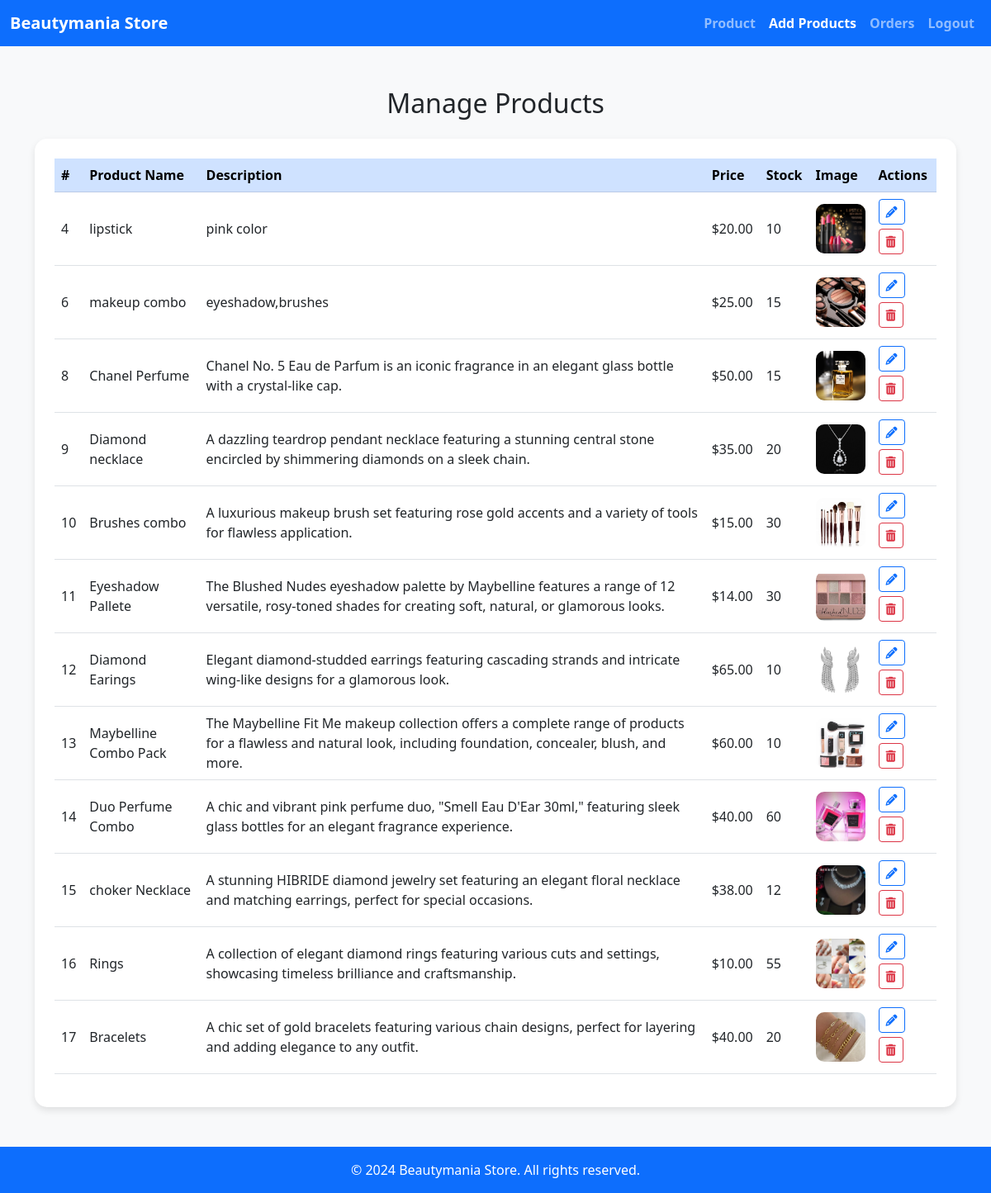
/manage_product.php, run on the app's committed database.
### tables this page shows
CREATE TABLE `products` (
  `id` int(11) NOT NULL,
  `name` varchar(255) NOT NULL,
  `description` text DEFAULT NULL,
  `price` decimal(10,2) NOT NULL,
  `image` varchar(255) DEFAULT NULL,
  `stock` int(11) DEFAULT 0
);

### manage_product.php (the view, shortened to what this page needs)
<?php
include('db_connection_mysqli.php');
$query = "SELECT * FROM products";
$result = mysqli_query($dbc, $query);
?>
<!DOCTYPE html>
<html lang="en">
<head>
    <link href="https://cdn.jsdelivr.net/npm/bootstrap@5.3.0/dist/css/bootstrap.min.css" rel="stylesheet">
    <link rel="stylesheet" href="https://cdnjs.cloudflare.com/ajax/libs/font-awesome/6.7.1/css/all.min.css" />
    <link rel="stylesheet" href="path/to/font-awesome/css/font-awesome.min.css">
</head>
<body>
    <nav class="navbar navbar-expand-lg navbar-dark bg-primary">
        <div class="container-fluid">
            <a class="navbar-brand" href="index.php">Beautymania Store</a>
            <div class="collapse navbar-collapse" id="navbarNav">
            <ul class="navbar-nav ms-auto">
                    <li class="nav-item">
                        <a class="nav-link" href="manage_product.php">Product</a>
                    </li>
                    <li class="nav-item">
                        <a class="nav-link active" href="add_product.php">Add Products</a>
                    </li>
                    <li class="nav-item">
                        <a class="nav-link" href="admin_orders.php">Orders</a>
                    </li>
                    <li class="nav-item">
                        <a class="nav-link" href="logout.php">Logout</a>
                    </li>
                </ul>
            </div>
        </div>
    </nav>
    <div class="container">
        <h2 class="my-4 text-center">Manage Products</h2>
        <div class="card p-4">
            <div class="table-responsive">
                <table class="table table-hover align-middle">
                    <thead class="table-primary">
                        <tr>
                            <th>#</th>
                            <th>Product Name</th>
                            <th>Description</th>
                            <th>Price</th>
                            <th>Stock</th>
                            <th>Image</th>
                            <th>Actions</th>
                        </tr>
                    </thead>
                    <tbody>
                        <?php while ($row = mysqli_fetch_assoc($result)): ?>
                            <tr>
                                <td><?php echo $row['id']; ?></td>
                                <td><?php echo htmlspecialchars($row['name']); ?></td>
                                <td><?php echo htmlspecialchars($row['description']); ?></td>
                                <td><?php echo "$" . number_format($row['price'], 2); ?></td>
                                <td><?php echo $row['stock']; ?></td>
                                <td><img src="images/<?php echo htmlspecialchars($row['image']); ?>" alt="Product Image"></td>
                                <td>
                                    <a href="update_product.php?id=<?php echo $row['id']; ?>" class="btn btn-outline-primary btn-sm"><i class="fa fa-pencil" aria-hidden="true"></i></a>
                                    <a href="delete_product.php?id=<?php echo $row['id']; ?>" class="btn btn-outline-danger btn-sm" onclick="return confirm('Are you sure you want to delete this product?')"><i class="fa fa-trash" aria-hidden="true"></i></a>
                                </td>
                            </tr>
                        <?php endwhile; ?>
                    </tbody>
                </table>
            </div>
        </div>
    </div>
    <footer class="text-center bg-primary text-white mt-5 p-3">
        <div>
            &copy; 2024 Beautymania Store. All rights reserved.
        </div>
    </footer>
</body>
</html>

### manage_product.php (style rules this page uses)
body { background-color: #f8f9fa; }
.container { margin-top: 50px; }
.card { border: none; border-radius: 15px; box-shadow: 0 4px 8px rgba(0, 0, 0, 0.1); }
.table img { width: 60px; height: 60px; object-fit: cover; border-radius: 10px; }
.btn { margin-bottom: 5px; }
.navbar-brand, .nav-link { font-weight: bold; }

### data on the page
products: id "4", name "lipstick", description "pink color", price "20.00", stock "10", image (picture)
products: id "6", name "makeup combo", description "eyeshadow,brushes", price "25.00", stock "15", image (picture)
products: id "8", name "Chanel Perfume", description "Chanel No. 5 Eau de Parfum is an iconic fragrance in an elegant glass bottle with a crystal-like cap.", price "50.00", stock "15", image (picture)
products: id "9", name "Diamond necklace", description "A dazzling teardrop pendant necklace featuring a stunning central stone encircled by shimmering diamonds on a sleek chain.", price "35.00", stock "20", image (picture)
products: id "10", name "Brushes combo", description "A luxurious makeup brush set featuring rose gold accents and a variety of tools for flawless application.", price "15.00", stock "30", image (picture)
products: id "11", name "Eyeshadow Pallete", description "The Blushed Nudes eyeshadow palette by Maybelline features a range of 12 versatile, rosy-toned shades for creating soft, natural, or glamorous looks.", price "14.00", stock "30", image (picture)
products: id "12", name "Diamond Earings", description "Elegant diamond-studded earrings featuring cascading strands and intricate wing-like designs for a glamorous look.", price "65.00", stock "10", image (picture)
products: id "13", name "Maybelline Combo Pack", description "The Maybelline Fit Me makeup collection offers a complete range of products for a flawless and natural look, including foundation, concealer, blush, and more.", price "60.00", stock "10", image (picture)
products: id "14", name "Duo Perfume Combo", description "A chic and vibrant pink perfume duo, \"Smell Eau D'Ear 30ml,\" featuring sleek glass bottles for an elegant fragrance experience.", price "40.00", stock "60", image (picture)
products: id "15", name "choker Necklace", description "A stunning HIBRIDE diamond jewelry set featuring an elegant floral necklace and matching earrings, perfect for special occasions.", price "38.00", stock "12", image (picture)
products: id "16", name "Rings", description "A collection of elegant diamond rings featuring various cuts and settings, showcasing timeless brilliance and craftsmanship.", price "10.00", stock "55", image (picture)
products: id "17", name "Bracelets", description "A chic set of gold bracelets featuring various chain designs, perfect for layering and adding elegance to any outfit.", price "40.00", stock "20", image (picture)
